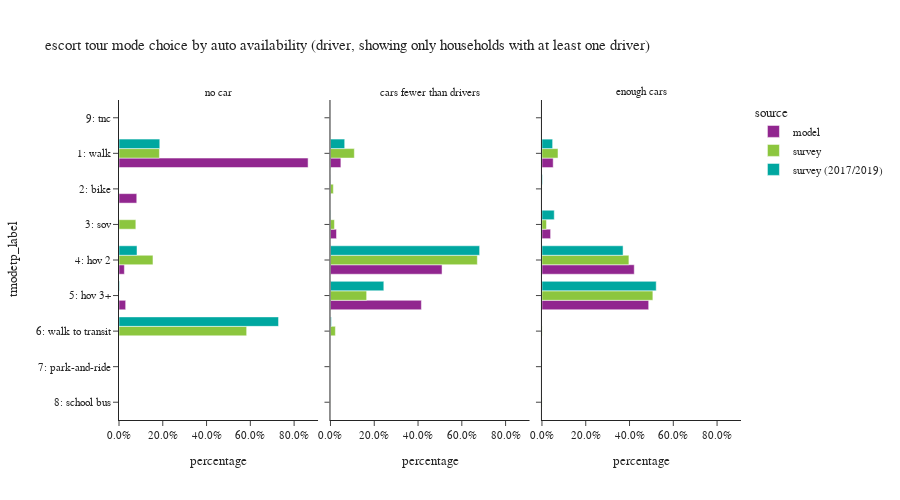

Notebook code cell kept with this figure:
### Code cell
plot_mode_choice(es_tour.filter(pl.col("auto_available_driver") != "no driver"),
                 "auto_available_driver",
                 {"auto_available_driver": ["no car", "cars fewer than drivers", "enough cars"],
                  "tmodetp_label": ["1: walk", "2: bike", "3: sov", "4: hov 2", "5: hov 3+", "6: walk to transit",
                                    "7: park-and-ride", "8: school bus", "9: other–survey only"]},
                 "auto availability (driver, showing only households with at least one driver)", 3, 500, 900)

### Figure 1 — Plotly figure (JSON) as saved in the notebook; plotly's stock layout.template omitted (floating-point values rounded to 4 significant figures)
{"data": [{"alignmentgroup": "True", "customdata": [[1], [23233], [2182], [660], [819]], "hovertemplate": "source=model<br>auto_available_driver=no car<br>percentage=%{x}<br>tmodetp_label=%{y}<br>sample_count=%{customdata[0]}<extra></extra>", "legendgroup": "model", "marker": {"color": "#91268F", "pattern": {"shape": ""}}, "name": "model", "offsetgroup": "model", "orientation": "h", "showlegend": true, "textposition": "auto", "type": "bar", "x": [3.718e-05, 0.8638, 0.08113, 0.02454, 0.03045], "xaxis": "x", "y": [null, "1: walk", "2: bike", "4: hov 2", "5: hov 3+"], "yaxis": "y"}, {"alignmentgroup": "True", "customdata": [[6], [9788], [5655], [105014], [85569]], "hovertemplate": "source=model<br>auto_available_driver=cars fewer than drivers<br>percentage=%{x}<br>tmodetp_label=%{y}<br>sample_count=%{customdata[0]}<extra></extra>", "legendgroup": "model", "marker": {"color": "#91268F", "pattern": {"shape": ""}}, "name": "model", "offsetgroup": "model", "orientation": "h", "showlegend": false, "textposition": "auto", "type": "bar", "x": [2.912e-05, 0.04751, 0.02745, 0.5097, 0.4153], "xaxis": "x2", "y": [null, "1: walk", "3: sov", "4: hov 2", "5: hov 3+"], "yaxis": "y2"}, {"alignmentgroup": "True", "customdata": [[7], [21352], [3], [16426], [175460], [202896]], "hovertemplate": "source=model<br>auto_available_driver=enough cars<br>percentage=%{x}<br>tmodetp_label=%{y}<br>sample_count=%{customdata[0]}<extra></extra>", "legendgroup": "model", "marker": {"color": "#91268F", "pattern": {"shape": ""}}, "name": "model", "offsetgroup": "model", "orientation": "h", "showlegend": false, "textposition": "auto", "type": "bar", "x": [1.682e-05, 0.05131, 7.209e-06, 0.03947, 0.4216, 0.4876], "xaxis": "x3", "y": [null, "1: walk", "2: bike", "3: sov", "4: hov 2", "5: hov 3+"], "yaxis": "y3"}, {"alignmentgroup": "True", "customdata": [[4], [1], [1], [4]], "hovertemplate": "source=survey<br>auto_available_driver=no car<br>percentage=%{x}<br>tmodetp_label=%{y}<br>sample_count=%{customdata[0]}<extra></extra>", "legendgroup": "survey", "marker": {"color": "#8CC63E", "pattern": {"shape": ""}}, "name": "survey", "offsetgroup": "survey", "orientation": "h", "showlegend": true, "textposition": "auto", "type": "bar", "x": [0.1846, 0.07694, 0.1552, 0.5832], "xaxis": "x", "y": ["1: walk", "3: sov", "4: hov 2", "6: walk to transit"], "yaxis": "y"}, {"alignmentgroup": "True", "customdata": [[2], [39], [7], [13], [100], [55], [2], [1]], "hovertemplate": "source=survey<br>auto_available_driver=cars fewer than drivers<br>percentage=%{x}<br>tmodetp_label=%{y}<br>sample_count=%{customdata[0]}<extra></extra>", "legendgroup": "survey", "marker": {"color": "#8CC63E", "pattern": {"shape": ""}}, "name": "survey", "offsetgroup": "survey", "orientation": "h", "showlegend": false, "textposition": "auto", "type": "bar", "x": [0.001023, 0.109, 0.01312, 0.01812, 0.6709, 0.1652, 0.02238, 0.0002963], "xaxis": "x2", "y": [null, "1: walk", "2: bike", "3: sov", "4: hov 2", "5: hov 3+", "6: walk to transit", "8: school bus"], "yaxis": "y2"}, {"alignmentgroup": "True", "customdata": [[1], [37], [4], [15], [188], [174], [4], [2]], "hovertemplate": "source=survey<br>auto_available_driver=enough cars<br>percentage=%{x}<br>tmodetp_label=%{y}<br>sample_count=%{customdata[0]}<extra></extra>", "legendgroup": "survey", "marker": {"color": "#8CC63E", "pattern": {"shape": ""}}, "name": "survey", "offsetgroup": "survey", "orientation": "h", "showlegend": false, "textposition": "auto", "type": "bar", "x": [0.0004321, 0.07332, 0.0003834, 0.02065, 0.3972, 0.5067, 0.0008034, 0.0005178], "xaxis": "x3", "y": [null, "1: walk", "2: bike", "3: sov", "4: hov 2", "5: hov 3+", "6: walk to transit", "8: school bus"], "yaxis": "y3"}, {"alignmentgroup": "True", "customdata": [[11], [1], [1], [9]], "hovertemplate": "source=survey (2017/2019)<br>auto_available_driver=no car<br>percentage=%{x}<br>tmodetp_label=%{y}<br>sample_count=%{customdata[0]}<extra></extra>", "legendgroup": "survey (2017/2019)", "marker": {"color": "#00A7A0", "pattern": {"shape": ""}}, "name": "survey (2017/2019)", "offsetgroup": "survey (2017/2019)", "orientation": "h", "showlegend": true, "textposition": "auto", "type": "bar", "x": [0.1863, 0.08232, 0.002513, 0.7289], "xaxis": "x", "y": ["1: walk", "4: hov 2", "5: hov 3+", "6: walk to transit"], "yaxis": "y"}, {"alignmentgroup": "True", "customdata": [[2], [37], [3], [11], [132], [91], [3]], "hovertemplate": "source=survey (2017/2019)<br>auto_available_driver=cars fewer than drivers<br>percentage=%{x}<br>tmodetp_label=%{y}<br>sample_count=%{customdata[0]}<extra></extra>", "legendgroup": "survey (2017/2019)", "marker": {"color": "#00A7A0", "pattern": {"shape": ""}}, "name": "survey (2017/2019)", "offsetgroup": "survey (2017/2019)", "orientation": "h", "showlegend": false, "textposition": "auto", "type": "bar", "x": [0.004153, 0.06498, 0.0005395, 0.001327, 0.6814, 0.2437, 0.003887], "xaxis": "x2", "y": [null, "1: walk", "2: bike", "3: sov", "4: hov 2", "5: hov 3+", "6: walk to transit"], "yaxis": "y2"}, {"alignmentgroup": "True", "customdata": [[3], [51], [5], [18], [222], [200], [1], [1]], "hovertemplate": "source=survey (2017/2019)<br>auto_available_driver=enough cars<br>percentage=%{x}<br>tmodetp_label=%{y}<br>sample_count=%{customdata[0]}<extra></extra>", "legendgroup": "survey (2017/2019)", "marker": {"color": "#00A7A0", "pattern": {"shape": ""}}, "name": "survey (2017/2019)", "offsetgroup": "survey (2017/2019)", "orientation": "h", "showlegend": false, "textposition": "auto", "type": "bar", "x": [5.518e-05, 0.04877, 0.002348, 0.05618, 0.3706, 0.522, 5.534e-05, 4.069e-05], "xaxis": "x3", "y": [null, "1: walk", "2: bike", "3: sov", "4: hov 2", "5: hov 3+", "6: walk to transit", "9: tnc"], "yaxis": "y3"}], "layout": {"annotations": [{"font": {}, "showarrow": false, "text": "no car", "x": 0.16, "xanchor": "center", "xref": "paper", "y": 1.0, "yanchor": "bottom", "yref": "paper"}, {"font": {}, "showarrow": false, "text": "cars fewer than drivers", "x": 0.5, "xanchor": "center", "xref": "paper", "y": 1.0, "yanchor": "bottom", "yref": "paper"}, {"font": {}, "showarrow": false, "text": "enough cars", "x": 0.84, "xanchor": "center", "xref": "paper", "y": 1.0, "yanchor": "bottom", "yref": "paper"}], "barmode": "group", "height": 500, "legend": {"title": {"text": "source"}, "tracegroupgap": 0}, "title": {"text": "escort tour mode choice by auto availability (driver, showing only households with at least one driver)"}, "width": 900, "xaxis": {"anchor": "y", "domain": [0.0, 0.32], "tickformat": ".1%", "title": {"text": "percentage"}}, "xaxis2": {"anchor": "y2", "domain": [0.34, 0.66], "matches": "x", "tickformat": ".1%", "title": {"text": "percentage"}}, "xaxis3": {"anchor": "y3", "domain": [0.68, 1.0], "matches": "x", "tickformat": ".1%", "title": {"text": "percentage"}}, "yaxis": {"anchor": "x", "categoryarray": ["9: other–survey only", "8: school bus", "7: park-and-ride", "6: walk to transit", "5: hov 3+", "4: hov 2", "3: sov", "2: bike", "1: walk"], "categoryorder": "array", "domain": [0.0, 1.0], "title": {"text": "tmodetp_label"}}, "yaxis2": {"anchor": "x2", "domain": [0.0, 1.0], "matches": "y", "showticklabels": false}, "yaxis3": {"anchor": "x3", "domain": [0.0, 1.0], "matches": "y", "showticklabels": false}}}
